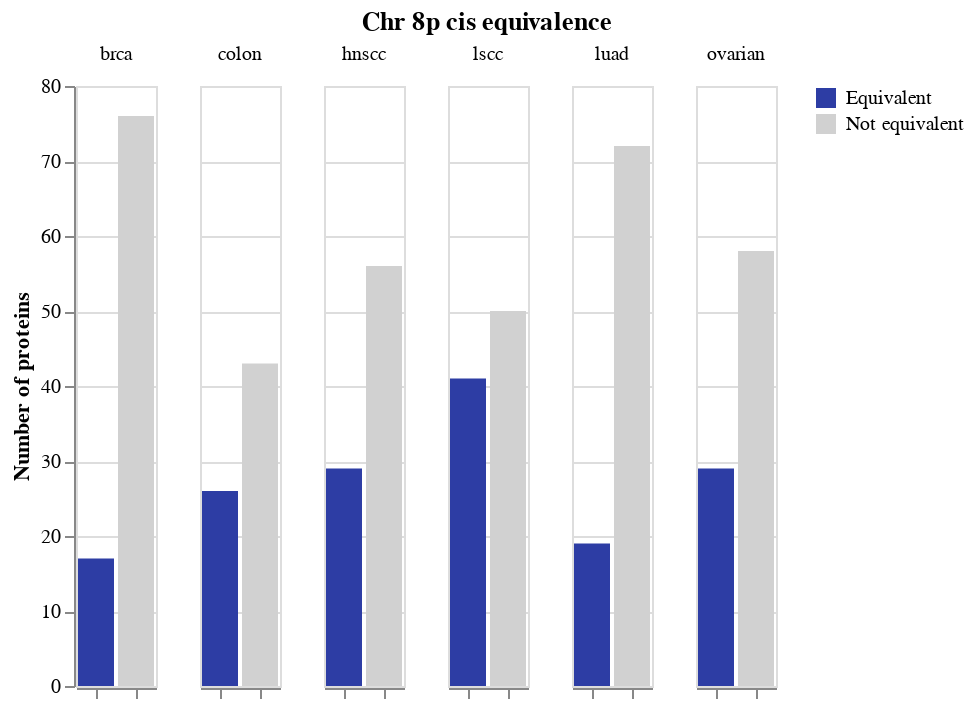

The notebook cell saved with this chart:
### Markdown cell above
## Select the equivalent proteins, and take a detour to make some plots

### Code cell
prots = long_results[long_results["adj_p"] <= 0.05].reset_index(drop=True)
prots_cts = prots.groupby("cancer_type").count()[["protein"]]

fail_prots = long_results[long_results["adj_p"] > 0.05].reset_index(drop=True)
fail_cts = fail_prots.groupby("cancer_type").count()[["protein"]]

prots_cts.insert(0, "count_type", "Equivalent")
fail_cts.insert(0, "count_type", "Not equivalent")

counts = prots_cts.append(fail_cts).sort_index().reset_index(drop=False)

alt.Chart(counts).mark_bar().encode(
    x=alt.X(
        "count_type",
        axis=alt.Axis(
            title=None,
            labels=False
        ),
        sort=["Equivalent"]
    ),
    y=alt.Y(
        "protein",
        axis=alt.Axis(
            title="Number of proteins"
        )
    ),
    color=alt.Color(
        "count_type",
        title=None,
        sort=["Equivalent"],
        scale=alt.Scale(
            domain=["Equivalent", "Not equivalent"],
            range=["#2d3da4", "#d1d1d1"]
        )
    )
).facet(
    column=alt.Column(
        "cancer_type",
        title=None
    )
).properties(
    title="Chr 8p cis equivalence"
).configure_title(
    anchor="middle"
)

### Figure 1 — Vega-Lite specification as saved in the notebook (floating-point values rounded to 4 significant figures)
{"config": {"view": {"continuousWidth": 400, "continuousHeight": 300}, "title": {"anchor": "middle"}}, "data": {"name": "data-d32ff1d0e6c241f987f190933ffc942e"}, "facet": {"column": {"type": "nominal", "field": "cancer_type", "title": null}}, "spec": {"mark": "bar", "encoding": {"color": {"type": "nominal", "field": "count_type", "scale": {"domain": ["Equivalent", "Not equivalent"], "range": ["#2d3da4", "#d1d1d1"]}, "sort": ["Equivalent"], "title": null}, "x": {"type": "nominal", "axis": {"labels": false, "title": null}, "field": "count_type", "sort": ["Equivalent"]}, "y": {"type": "quantitative", "axis": {"title": "Number of proteins"}, "field": "protein"}}}, "title": "Chr 8p cis equivalence", "$schema": "https://vega.github.io/schema/vega-lite/v4.8.1.json", "datasets": {"data-d32ff1d0e6c241f987f190933ffc942e": [{"cancer_type": "brca", "count_type": "Equivalent", "protein": 17}, {"cancer_type": "brca", "count_type": "Not equivalent", "protein": 76}, {"cancer_type": "colon", "count_type": "Equivalent", "protein": 26}, {"cancer_type": "colon", "count_type": "Not equivalent", "protein": 43}, {"cancer_type": "hnscc", "count_type": "Equivalent", "protein": 29}, {"cancer_type": "hnscc", "count_type": "Not equivalent", "protein": 56}, {"cancer_type": "lscc", "count_type": "Equivalent", "protein": 41}, {"cancer_type": "lscc", "count_type": "Not equivalent", "protein": 50}, {"cancer_type": "luad", "count_type": "Equivalent", "protein": 19}, {"cancer_type": "luad", "count_type": "Not equivalent", "protein": 72}, {"cancer_type": "ovarian", "count_type": "Equivalent", "protein": 29}, {"cancer_type": "ovarian", "count_type": "Not equivalent", "protein": 58}]}}
